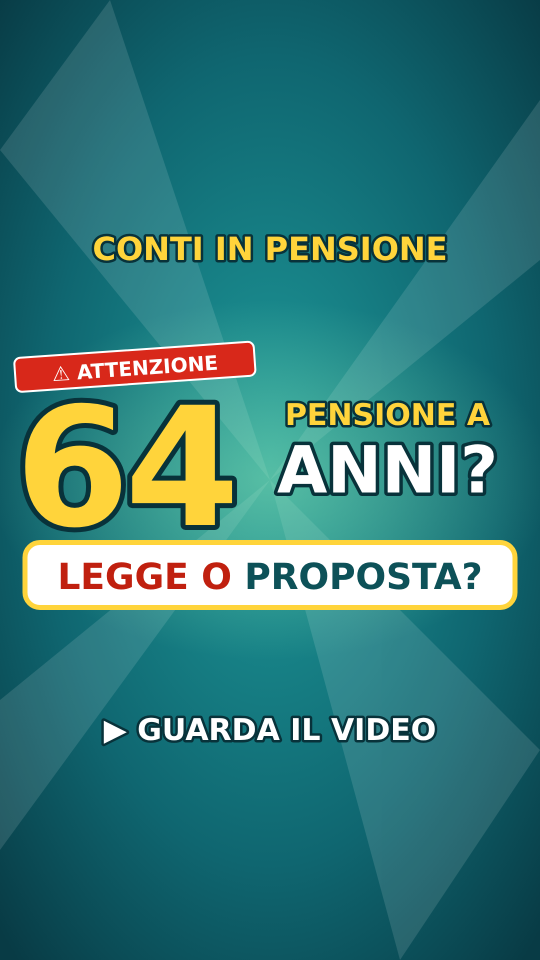
#> input picture conti_in_pensione/06-video-lungo-1-pensione-64-anni/facebook/copertina-fb-verticale.png, 1080 x 1920 px (shown at 1/2 size)
$ python gen_fb2.py
#> lines starting #> are read from the running program, lines starting #| are printed output that depends on the picture
import asyncio
from playwright.async_api import async_playwright
S='stroke="#08323A" paint-order="stroke" stroke-linejoin="round"'
svg=f'''<svg xmlns="http://www.w3.org/2000/svg" width="1080" height="1920" viewBox="0 0 1080 1920" style="font-family:'DejaVu Sans','Liberation Sans',Arial,sans-serif;font-weight:900">
<defs><radialGradient id="g" cx="50%" cy="48%" r="70%"><stop offset="0" stop-color="#1E9A9A"/><stop offset="0.6" stop-color="#0F6670"/><stop offset="1" stop-color="#083B45"/></radialGradient>
<radialGradient id="glow" cx="50%" cy="50%" r="50%"><stop offset="0" stop-color="#8FE3B0" stop-opacity=".5"/><stop offset="1" stop-color="#8FE3B0" stop-opacity="0"/></radialGradient></defs>
<rect width="1080" height="1920" fill="url(#g)"/>
<g opacity=".12" fill="#fff"><polygon points="540,960 0,300 220,0"/><polygon points="540,960 1080,200 1080,520"/><polygon points="540,960 1080,1500 800,1920"/><polygon points="540,960 0,1400 0,1700"/></g>
<ellipse cx="540" cy="960" rx="560" ry="360" fill="url(#glow)"/>
<text x="540" y="520" font-size="64" fill="#FFD43B" text-anchor="middle" {S} stroke-width="10">CONTI IN PENSIONE</text>
<!-- fascia centrale 16:9: y 656-1264 -->
<g transform="translate(150 742) rotate(-4)"><rect x="-120" y="-34" width="480" height="68" rx="12" fill="#D8281A" stroke="#fff" stroke-width="4"/><text x="120" y="17" font-size="40" fill="#fff" text-anchor="middle">⚠ ATTENZIONE</text></g>
<text x="30" y="1050" font-size="330" fill="#FFD43B" letter-spacing="-10" {S} stroke-width="20">64</text>
<text x="775" y="850" font-size="60" fill="#FFD43B" text-anchor="middle" {S} stroke-width="10">PENSIONE A</text>
<text x="775" y="985" font-size="130" fill="#fff" text-anchor="middle" {S} stroke-width="14">ANNI?</text>
<rect x="50" y="1085" width="980" height="130" rx="30" fill="#fff" stroke="#FFD43B" stroke-width="10"/>
<text x="540" y="1178" font-size="72" fill="#C0200F" text-anchor="middle" id="l1">LEGGE O <tspan fill="#0D5158">PROPOSTA?</tspan></text>
<text x="540" y="1480" font-size="60" fill="#fff" text-anchor="middle" {S} stroke-width="10">▶ GUARDA IL VIDEO</text>
</svg>'''
async def main():
    async with async_playwright() as p:
        b=await p.chromium.launch(executable_path='/opt/pw-browsers/chromium-1243/chrome-linux64/chrome'); pg=await b.new_page(viewport={'width':1080,'height':1920})
        await pg.set_content('<body style="margin:0">'+svg+'</body>')
        await pg.screenshot(path='copertina-fb-verticale.png')
        r=await pg.evaluate('''()=>[...document.querySelectorAll('text')].map(t=>{const b=t.getBBox();return [t.textContent.slice(0,22),Math.round(b.x),Math.round(b.y),Math.round(b.x+b.width),Math.round(b.y+b.height)]})''')
        for x in r: print(x)
        await b.close()
asyncio.run(main())
#> (the call stopped at `async def main(): async with async_playwright() as p: b=await p.chromi..`: playwright is not available in this run)
from PIL import Image
im=Image.open('copertina-fb-verticale.png'); print(im.size)
#> further down, im is the input picture: PIL image 1080x1920 RGB; mean R, G, B 55.6, 120.8, 118.7
im.crop((0,656,1080,1264)).save('/tmp/crop169.png')
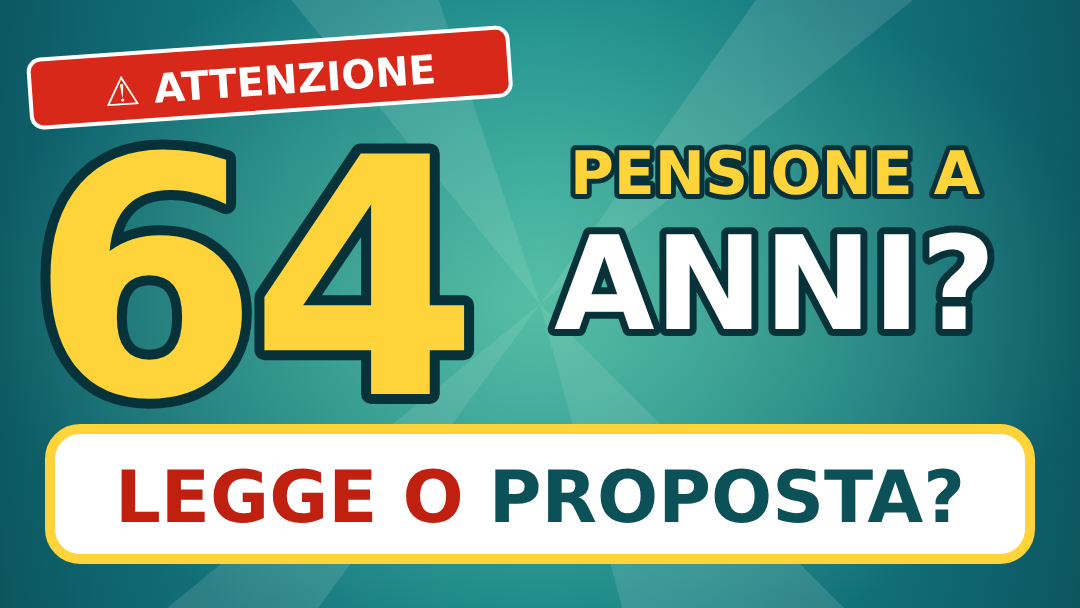
#> saved as crop169.png: PIL image 1080x608 RGB; mean R, G, B 115.7, 155.1, 134.1

$ run again, with conti_in_pensione/06-video-lungo-1-pensione-64-anni/facebook/miniatura-fb-orizzontale-v2.png copied over conti_in_pensione/06-video-lungo-1-pensione-64-anni/facebook/copertina-fb-verticale.png
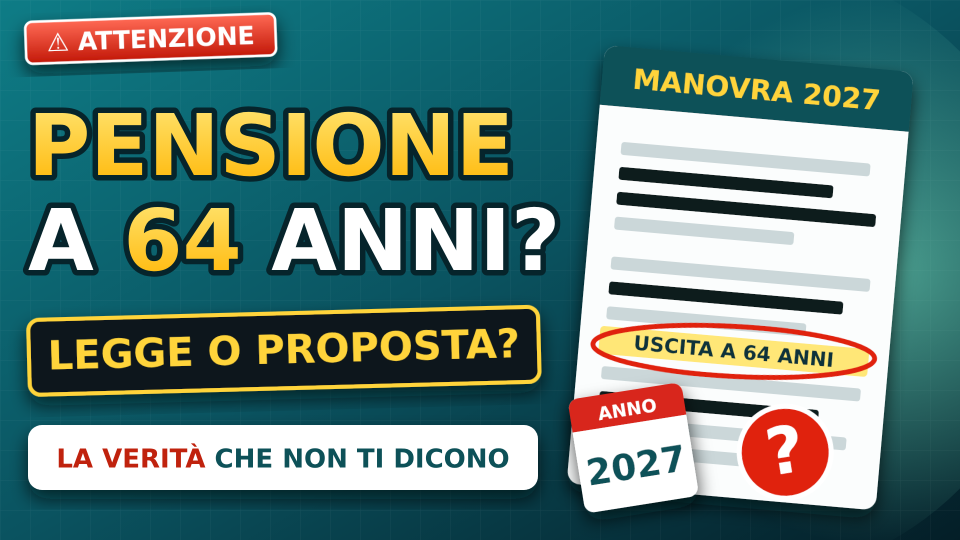
#> input picture conti_in_pensione/06-video-lungo-1-pensione-64-anni/facebook/miniatura-fb-orizzontale-v2.png, 1920 x 1080 px (shown at 1/2 size)
#> im is the input picture: PIL image 1920x1080 RGB; mean R, G, B 100.1, 128.8, 122.5
#> `im.crop((0,656,1080,1264)).save('/tmp/crop169.png')`:
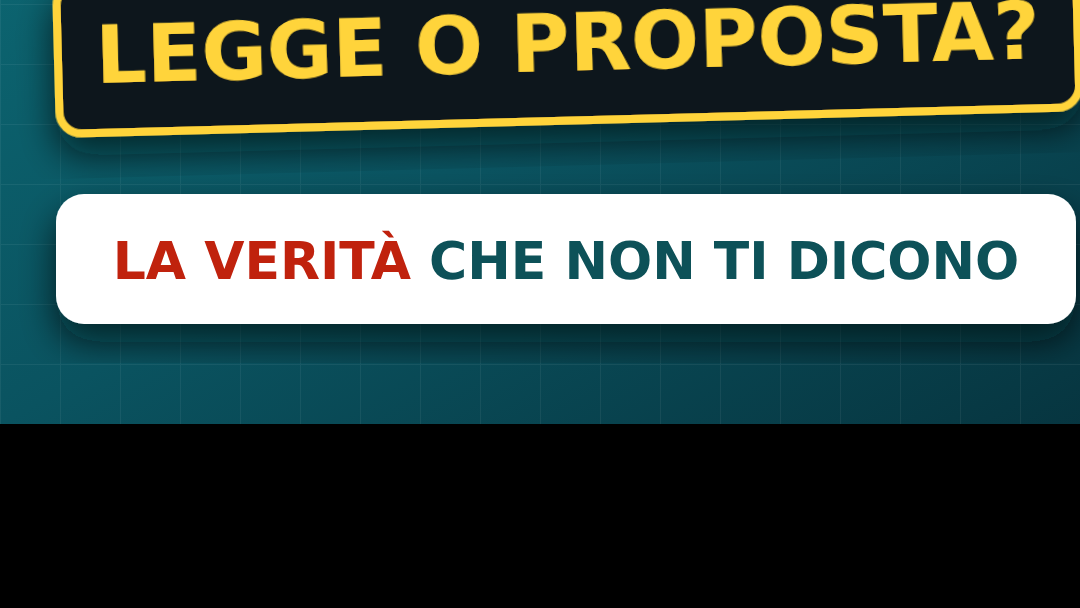
#> saved as crop169.png: PIL image 1080x608 RGB; mean R, G, B 65.3, 81.7, 77.1

$ run again, with conti_in_pensione/06-video-lungo-1-pensione-64-anni/facebook/miniatura-fb-orizzontale.png copied over conti_in_pensione/06-video-lungo-1-pensione-64-anni/facebook/copertina-fb-verticale.png
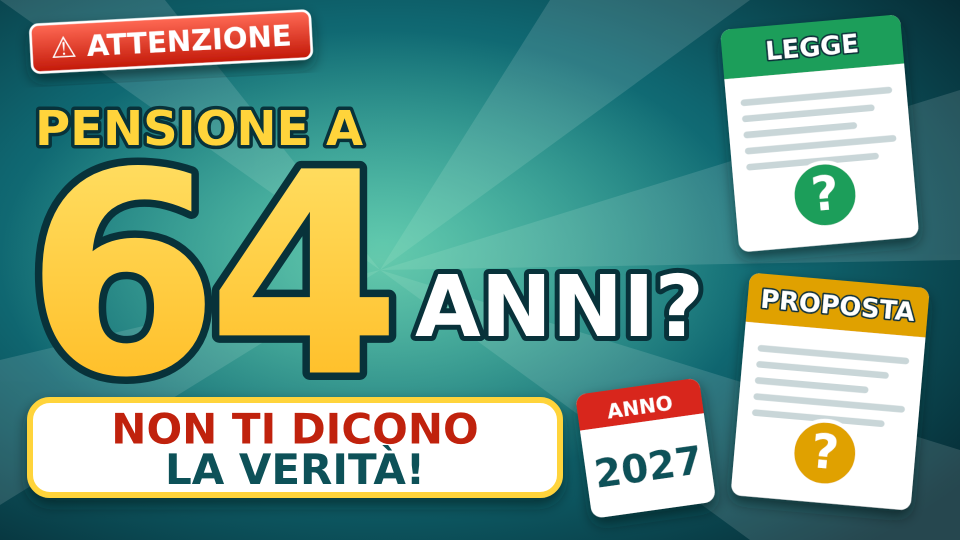
#> input picture conti_in_pensione/06-video-lungo-1-pensione-64-anni/facebook/miniatura-fb-orizzontale.png, 1920 x 1080 px (shown at 1/2 size)
#> im is the input picture: PIL image 1920x1080 RGB; mean R, G, B 118.6, 153.8, 135.8
#> `im.crop((0,656,1080,1264)).save('/tmp/crop169.png')`:
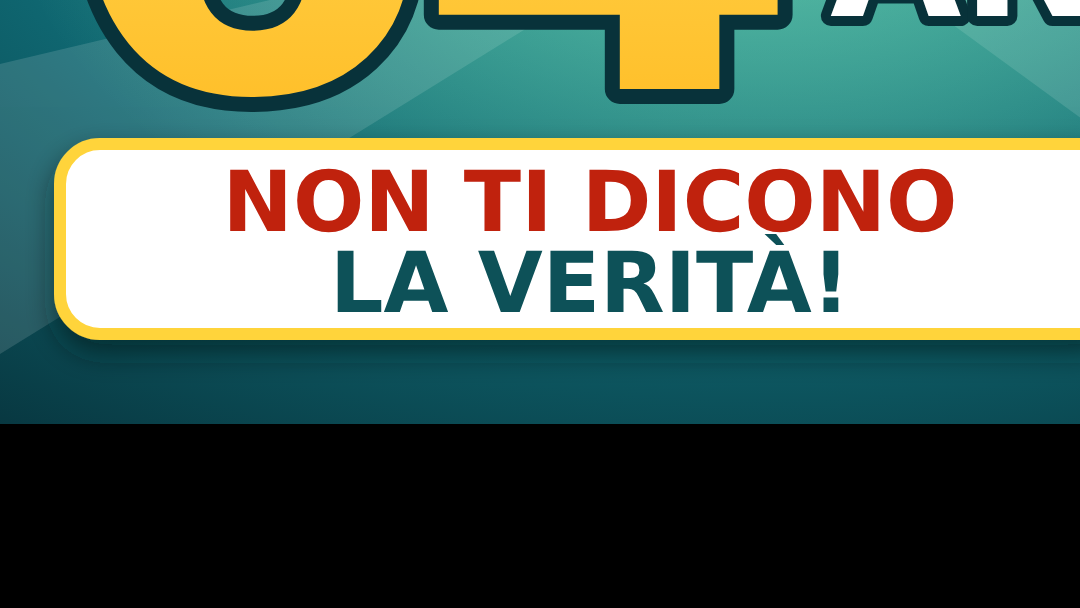
#> saved as crop169.png: PIL image 1080x608 RGB; mean R, G, B 96.2, 112.1, 99.2
